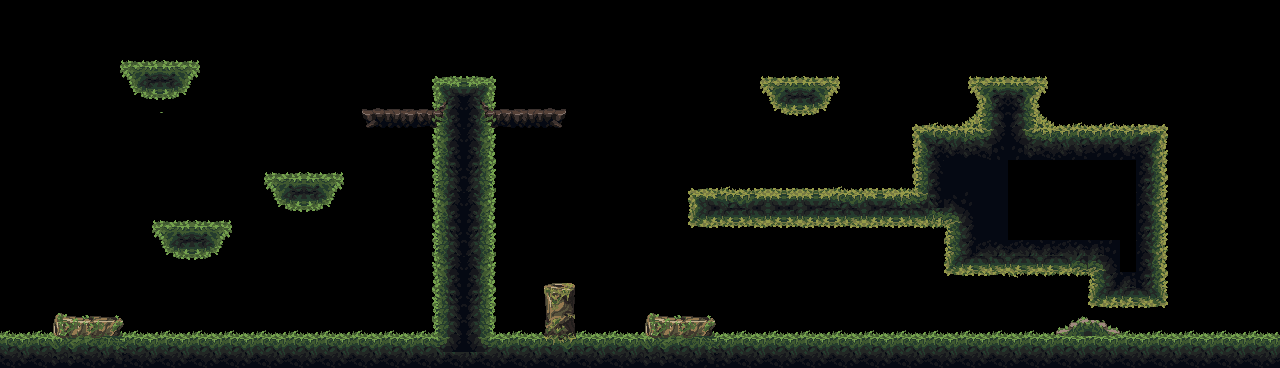

This game map was drawn from its Tiled (.tmx) file and the tilesets committed beside it. A one-line description and the trimmed map source follow:
An orthogonal 80x23 tile map with 16x16 px tiles, 1 tile layer (ground) and 57 objects (18x coin, 11x spike, 2x enemy, block).

<map version="1.5" tiledversion="1.7.1" orientation="orthogonal" renderorder="right-down" width="80" height="23" tilewidth="16" tileheight="16" infinite="0" nextlayerid="4" nextobjectid="58">
 <editorsettings>
  <export target="../2.lua" format="lua" />
 </editorsettings>
 <tileset firstgid="1" name="SET1_Mainlev_build" tilewidth="16" tileheight="16" tilecount="1020" columns="34">
  <image source="../../assets/bg_tilesets/SET1_Mainlev_build.png" width="544" height="480" />
 </tileset>
 <layer id="1" name="ground" width="80" height="23" locked="1">
  <data>[1840 cells, 644 non-empty, 234 distinct tile ids]</data>
 </layer>
 <objectgroup color="#ff2600" id="2" name="solid" locked="1">
  <object id="1" x="161.585" y="223.764" width="62.9749" height="14.6264">
   <properties>
    <property name="collidable" type="bool" value="true" />
   </properties>
  </object>
  <object id="2" x="177.43" y="240.016" width="31.2843" height="13.8138">
   <properties>
    <property name="collidable" type="bool" value="true" />
   </properties>
  </object>
  <object id="3" x="1.10016" y="336.941" width="1277.08" height="29.4308">
   <properties>
    <property name="collidable" type="bool" value="true" />
   </properties>
  </object>
  <object id="4" x="272.111" y="175.174" width="62.9749" height="14.6264">
   <properties>
    <property name="collidable" type="bool" value="true" />
   </properties>
  </object>
  <object id="5" x="287.956" y="191.426" width="31.2843" height="13.8138">
   <properties>
    <property name="collidable" type="bool" value="true" />
   </properties>
  </object>
  <object id="6" x="129.506" y="62.7566" width="62.9749" height="14.6264">
   <properties>
    <property name="collidable" type="bool" value="true" />
   </properties>
  </object>
  <object id="7" x="146.392" y="79.0086" width="31.2843" height="13.8138">
   <properties>
    <property name="collidable" type="bool" value="true" />
   </properties>
  </object>
  <object id="8" x="434.289" y="80.7695" width="60.2589" height="254.267">
   <properties>
    <property name="collidable" type="bool" value="true" />
   </properties>
  </object>
  <object id="9" x="652.274" y="319.659" width="57.307" height="13.8138">
   <properties>
    <property name="collidable" type="bool" value="true" />
   </properties>
  </object>
  <object id="10" x="60.5176" y="318.618" width="57.307" height="13.8138">
   <properties>
    <property name="collidable" type="bool" value="true" />
   </properties>
  </object>
  <object id="11" x="546.959" y="284.643" width="27.9226" height="48.9315">
   <properties>
    <property name="collidable" type="bool" value="true" />
   </properties>
  </object>
  <object id="12" x="498.455" y="110.835" width="65.1093" height="13.3616">
   <properties>
    <property name="collidable" type="bool" value="true" />
   </properties>
  </object>
  <object id="13" x="366.684" y="110.835" width="65.1093" height="13.3616">
   <properties>
    <property name="collidable" type="bool" value="true" />
   </properties>
  </object>
  <object id="14" x="691.664" y="190.867" width="475.78" height="30.3382">
   <properties>
    <property name="collidable" type="bool" value="true" />
   </properties>
  </object>
  <object id="15" x="948.333" y="223.608" width="218.707" height="44.8895">
   <properties>
    <property name="collidable" type="bool" value="true" />
   </properties>
  </object>
  <object id="16" x="1089.4" y="270.496" width="77.2357" height="30.3382">
   <properties>
    <property name="collidable" type="bool" value="true" />
   </properties>
  </object>
  <object id="17" x="1055.85" y="323.85" width="66.7264" height="11.7448">
   <properties>
    <property name="collidable" type="bool" value="true" />
   </properties>
  </object>
  <object id="18" x="915.593" y="128.216" width="251.852" height="60.2492">
   <properties>
    <property name="collidable" type="bool" value="true" />
   </properties>
  </object>
  <object id="19" x="978.244" y="80.1161" width="61.8763" height="45.6979">
   <properties>
    <property name="collidable" type="bool" value="true" />
   </properties>
  </object>
  <object id="20" x="1040.89" y="80.1161" width="4.47937" height="14.17">
   <properties>
    <property name="collidable" type="bool" value="true" />
   </properties>
  </object>
  <object id="21" x="972.585" y="80.5203" width="4.47937" height="14.17">
   <properties>
    <property name="collidable" type="bool" value="true" />
   </properties>
  </object>
  <object id="22" x="767.45" y="79.1342" width="62.9749" height="14.6264">
   <properties>
    <property name="collidable" type="bool" value="true" />
   </properties>
  </object>
  <object id="23" x="784.336" y="96.4263" width="31.2843" height="13.8138">
   <properties>
    <property name="collidable" type="bool" value="true" />
   </properties>
  </object>
  <object id="24" x="-1.14132" y="-47.6123" width="4.47879" height="381.995">
   <properties>
    <property name="collidable" type="bool" value="true" />
   </properties>
  </object>
  <object id="25" x="1275.62" y="-87.793" width="4.47879" height="351.834">
   <properties>
    <property name="collidable" type="bool" value="true" />
   </properties>
  </object>
 </objectgroup>
 <objectgroup color="#942192" id="3" name="entity" locked="1">
  <object id="26" name="Coin" type="coin" x="167.973" y="198.222">
   <ellipse />
  </object>
  <object id="27" name="Coin" type="coin" x="215.815" y="199.262">
   <ellipse />
  </object>
  <object id="28" name="Coin" type="coin" x="282.377" y="150.38">
   <ellipse />
  </object>
  <object id="29" name="Coin" type="coin" x="330.219" y="151.42">
   <ellipse />
  </object>
  <object id="30" name="Coin" type="coin" x="137.811" y="43.2555">
   <ellipse />
  </object>
  <object id="31" name="Coin" type="coin" x="185.653" y="44.2955">
   <ellipse />
  </object>
  <object id="32" name="Coin" type="coin" x="528.867" y="83.8172">
   <ellipse />
  </object>
  <object id="33" name="Coin" type="coin" x="397.822" y="84.8572">
   <ellipse />
  </object>
  <object id="34" name="Block" type="block" x="707.754" y="162.86" width="28" height="27" />
  <object id="35" name="Coin" type="coin" x="777.437" y="63.0163">
   <ellipse />
  </object>
  <object id="36" name="Coin" type="coin" x="822.159" y="61.9762">
   <ellipse />
  </object>
  <object id="37" name="Coin" type="coin" x="984.405" y="52.6159">
   <ellipse />
  </object>
  <object id="38" name="Coin" type="coin" x="1031.21" y="52.6159">
   <ellipse />
  </object>
  <object id="39" name="Coin" type="coin" x="998.966" y="325.107">
   <ellipse />
  </object>
  <object id="40" name="Coin" type="coin" x="957.364" y="294.946">
   <ellipse />
  </object>
  <object id="41" name="Coin" type="coin" x="997.926" y="295.986">
   <ellipse />
  </object>
  <object id="42" name="Coin" type="coin" x="960.484" y="324.067">
   <ellipse />
  </object>
  <object id="43" name="Coin" type="coin" x="1036.41" y="295.986">
   <ellipse />
  </object>
  <object id="44" name="Coin" type="coin" x="1037.45" y="325.107">
   <ellipse />
  </object>
  <object id="45" name="Spike" type="spike" x="172.133" y="319.907" width="35" height="15" />
  <object id="46" name="Spike" type="spike" x="212.875" y="320.727" width="35" height="15" />
  <object id="47" name="Spike" type="spike" x="850.421" y="174.081" width="35" height="15" />
  <object id="48" name="Spike" type="spike" x="758.897" y="321.767" width="35" height="15" />
  <object id="49" name="Spike" type="spike" x="797.379" y="321.767" width="35" height="15" />
  <object id="50" name="Spike" type="spike" x="835.86" y="321.767" width="35" height="15" />
  <object id="51" name="Spike" type="spike" x="874.342" y="321.767" width="35" height="15" />
  <object id="52" name="Spike" type="spike" x="1149.96" y="320.727" width="35" height="15" />
  </objectgroup>
</map>
<!-- 5 of 57 objects omitted -->
